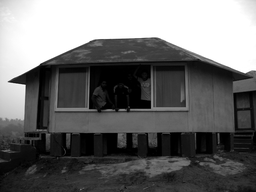
#> input picture Computer_Vision/Adaptive_Histogram_Equalized/beach.png, 256 x 192 px, shrunk from 800 x 600 before the run
$ python AHE.py
#> lines starting #> are read from the running program, lines starting #| are printed output that depends on the picture
#> in test_AHE, img is the input picture: shape (192, 256); min 0, max 255, mean 110.1
import cv2
import numpy as np

def AHE(img, win_size):
    """
    img : Input image
    win_size : Size of window in AHE, which require padding to prevent wrapping error
    """
#> called with win_size = 33

    # Parameter preparing
    pad_size = int((win_size-1)/2)
    img_new = np.pad(img, (pad_size, pad_size), 'symmetric')
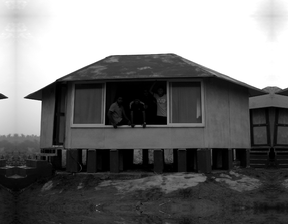
#> img_new: shape (224, 288); min 0, max 255, mean 117.6
    h, w = img_new.shape
#> h = 224; w = 288
    output = np.zeros((h, w))

    # For each pixel, find the number of elements in the window that is less than the pixel
    for i in range(pad_size, h-pad_size):
        for j in range(pad_size, w-pad_size):
            block = img_new[i-pad_size:i+pad_size, j-pad_size:j+pad_size]
            ele = block.flatten()
            rank = len([d for d in ele if d < img_new[i, j]])
            output[i, j] = rank * 255 / (win_size**2)
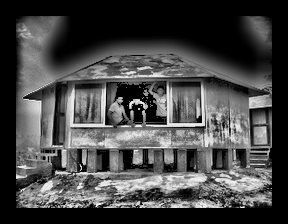
#> output: shape (224, 288) float64; min 0, max 239.5, mean 70.5
    output = output.astype(np.uint8)

    return output

def test_AHE(path, wSize, name):
    img = cv2.imread(path, cv2.IMREAD_GRAYSCALE)
    img_new = np.copy(img)
    img_AHE = AHE(img_new, wSize)
    filename = name + ".png"
    cv2.imwrite(filename, img_AHE)
    cv2.imshow(name, img_AHE)

test_AHE("beach.png", 33, "Beach_AHE")
